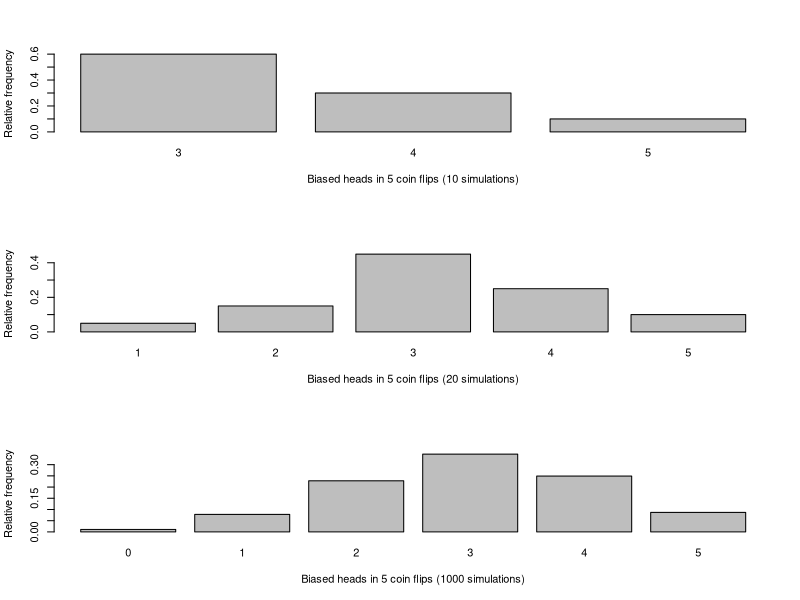

Reproduce this figure in R.
# Lecture code example modified by Christian Stigen

# Reset environment for interactive runs
rm(list=ls())

# As in problem 1 (b), but with 0.6 chance of heads.
simheads <- function(Nsim,k) {
  nheads <- vector(length=Nsim)
  for(i in 1:Nsim)
    nheads[i] <- sum(sample(0:1, size=k, replace=TRUE, prob=c(0.4, 0.6)))
  return(nheads)
}

par(mfrow=c(3,1))

for (Nsim in c(10, 20, 1000)) {
  k <- 5
  nheadsim <- simheads(Nsim=Nsim,k=k)
  relfreq <- table(nheadsim) / Nsim
  barplot(relfreq,
          ylab="Relative frequency",
          xlab=paste("Biased heads in ", k, " coin flips (", Nsim, " simulations)",
                     sep=""))
}
